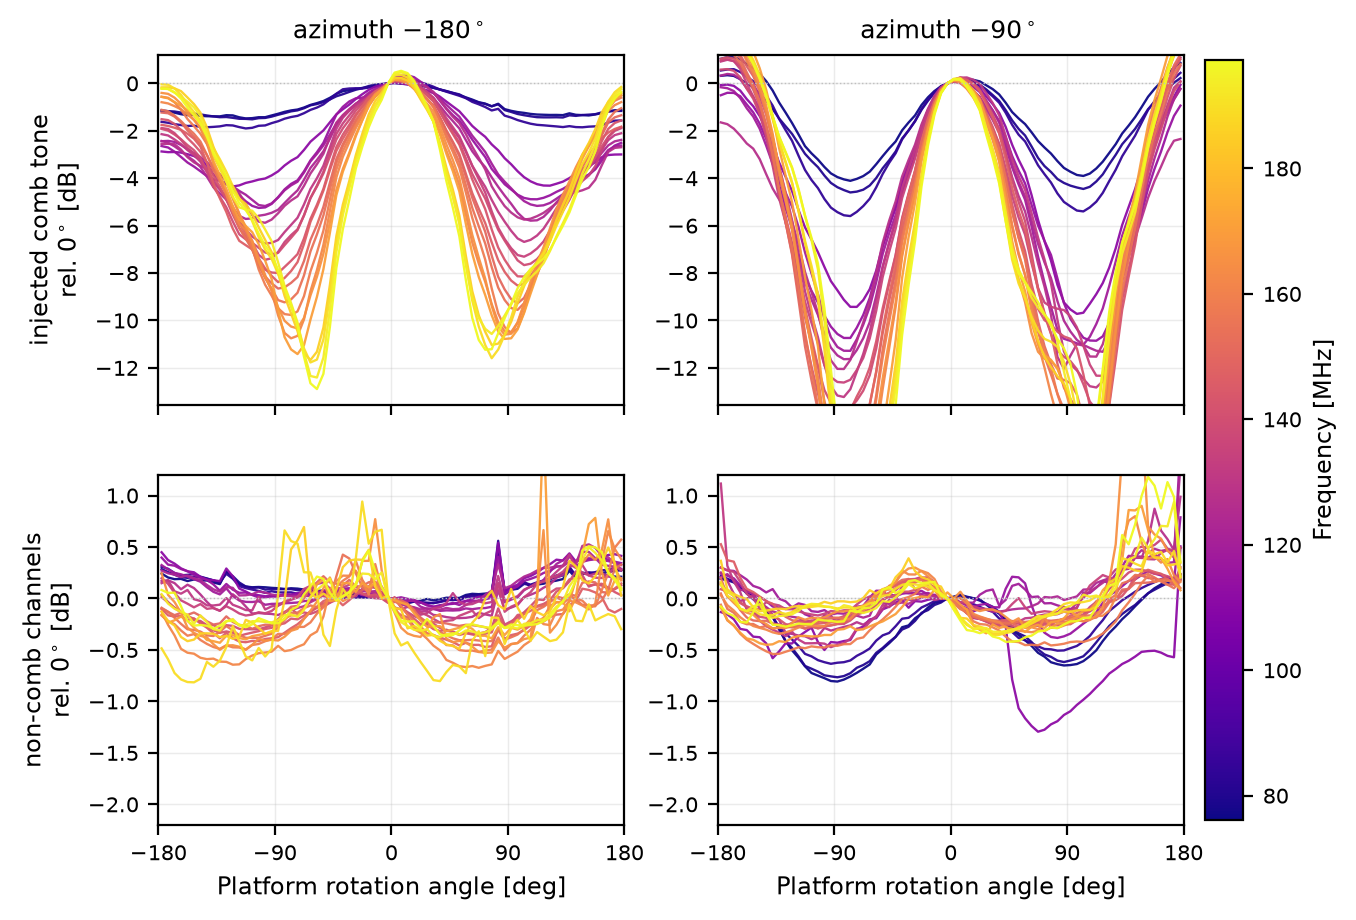

Write Python code to recreate this figure.
"""Vazquez's question: do the NON-COMB channels show the same structure?
Same two rotations, same reduction, same frequency grouping -- the only change is
that each curve comes from the flanking non-comb channels instead of the tone."""
import numpy as np, matplotlib; matplotlib.use("Agg")
import matplotlib.pyplot as plt
from matplotlib.cm import ScalarMappable
from matplotlib.colors import Normalize
from scipy.ndimage import median_filter
from importlib.machinery import SourceFileLoader
C=SourceFileLoader("C","00_common.py").load_module()
z=C.load(); tm,el,az,fr,ch=z["tm"],z["el"],z["az"],z["fr"],z["ch"]; d4=z["d"]
d0=np.load("key0_raster.npz")["d0"].astype(np.float64); d0[d0<=0]=np.nan
SEGS=np.load("segs.npz")["segs"]
E=np.arange(-180,181,5.0); Ec=.5*(E[:-1]+E[1:]); ie=np.digitize(el,E)-1
def nb_of(c): return [c+o for o in (-6,-5,-4,-3,3,4,5,6) if (c+o)%16 not in (7,8,9,15,0,1)]
def fold(y,a,b):
    s=y[a:b].copy()
    smth=median_filter(np.nan_to_num(s,nan=np.nanmedian(s)),size=5,mode="nearest")
    s[np.abs(s-smth)>3.0]=np.nan
    idx=ie[a:b]
    p=np.array([np.nanmedian(s[(idx==j)&np.isfinite(s)]) if ((idx==j)&np.isfinite(s)).sum() else np.nan
                for j in range(len(Ec))])
    j0=np.argmin(np.abs(Ec)); return p-np.nanmedian(p[j0-1:j0+2])

a18,b18=SEGS[18]
peak=np.zeros(len(el),bool); peak[a18:b18]=True; peak&=np.abs(el)<30
TONES=[]
for c in [c for c in ch[(ch%16)==8] if 50<fr[c]<200]:
    if 86<fr[c]<110: continue
    nb=nb_of(c)
    tc=C.db(np.nanmedian(d4[peak][:,c]))-C.db(np.nanmedian(d4[peak][:,nb]))
    if np.nanmedian(np.abs(np.diff(fold(C.db(np.nanmedian(d4[:,nb],axis=1)),a18,b18),2)))<0.06 and tc>=3.0:
        TONES.append(c)
fq=np.array([fr[c] for c in TONES])
norm=Normalize(fq.min(),fq.max()); sm=ScalarMappable(norm,plt.cm.plasma)
print(f"{len(TONES)} tone/non-comb pairs, {fq.min():.0f}-{fq.max():.0f} MHz\n")

ROTS=[0,18]
print(f"{'az':>6} {'MHz':>7} {'tone depth':>11} {'non-comb depth':>15} {'ratio':>7} {'r':>7}")
res={}
for ri in ROTS:
    a,b=SEGS[ri]; a0=np.nanmedian(az[a:b]); res[ri]={}
    for c in TONES:
        pt=fold(C.db(d4[:,c]),a,b)
        pn=fold(C.db(np.nanmedian(d4[:,nb_of(c)],axis=1)),a,b)
        res[ri][c]=(pt,pn)
    dt=[np.nanmax(v[0])-np.nanmin(v[0]) for v in res[ri].values()]
    dn=[np.nanmax(v[1])-np.nanmin(v[1]) for v in res[ri].values()]
    rr=[np.corrcoef(*[u[np.isfinite(v[0])&np.isfinite(v[1])] for u in v])[0,1] for v in res[ri].values()]
    for k,c in enumerate(TONES[::5]):
        j=TONES.index(c)
        print(f"{a0:6.0f} {fr[c]:7.1f} {dt[j]:10.1f} dB {dn[j]:14.2f} dB {dt[j]/dn[j]:7.1f} {rr[j]:+7.2f}")
    print(f"{'':6} {'median':>7} {np.median(dt):10.1f} dB {np.median(dn):14.2f} dB "
          f"{np.median(dt)/np.median(dn):7.1f} {np.median(rr):+7.2f}\n")
# ground receiver control on the same non-comb channels
for ri in ROTS:
    a,b=SEGS[ri]
    allnb=sorted({x for c in TONES for x in nb_of(c)})
    g=fold(C.db(np.nanmedian(d0[:,allnb],axis=1)),a,b)
    print(f"ground rx, non-comb channels, az {np.nanmedian(az[a:b]):+.0f}: "
          f"depth {np.nanmax(g)-np.nanmin(g):.2f} dB")

fig,axes=plt.subplots(2,2,figsize=(7.0,5.0),sharex=True)
for k,ri in enumerate(ROTS):
    a,b=SEGS[ri]; a0=np.nanmedian(az[a:b])
    for c in TONES:
        pt,pn=res[ri][c]
        axes[0,k].plot(Ec,pt,c=sm.to_rgba(fr[c]),lw=.85,alpha=.95)
        axes[1,k].plot(Ec,pn,c=sm.to_rgba(fr[c]),lw=.85,alpha=.95)
    axes[0,k].set_title(f"azimuth ${a0:+.0f}^\\circ$",fontsize=9)
for r,lab in enumerate(["injected comb tone","non-comb channels"]):
    for k in range(2):
        ax=axes[r,k]
        ax.set_xlim(-180,180); ax.set_xticks([-180,-90,0,90,180]); ax.grid(alpha=.25,lw=.5)
        ax.axhline(0,c="0.75",lw=.5,ls=":"); ax.tick_params(labelsize=7.5)
    axes[r,0].set_ylabel(f"{lab}\nrel. $0^\\circ$ [dB]",fontsize=8.5)
for k in range(2):
    axes[1,k].set_xlabel("Platform rotation angle [deg]",fontsize=8.5)
    axes[1,k].sharey(axes[1,0]); axes[0,k].sharey(axes[0,0])
axes[1,0].set_ylim(-2.2,1.2)
cb=fig.colorbar(sm,ax=axes,pad=.02,fraction=.035); cb.set_label("Frequency [MHz]",fontsize=8.5)
cb.ax.tick_params(labelsize=7.5)
fig.savefig("42_noncomb.png",dpi=200,bbox_inches="tight")
print("\nsaved 42_noncomb.png")
